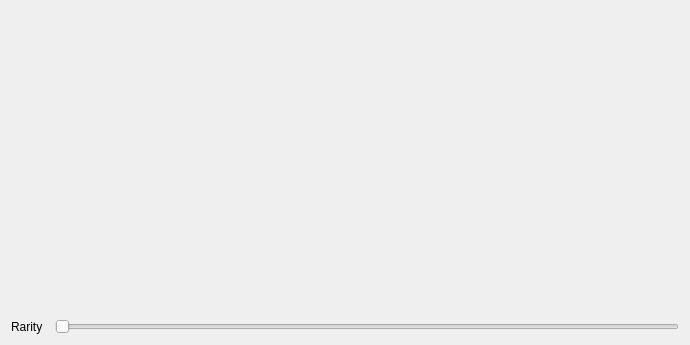
<?xml version="1.0" encoding="UTF-8"?>
<ui version="4.0">
 <class>Mosaic</class>
 <widget class="QWidget" name="Mosaic">
  <property name="geometry">
   <rect>
    <x>0</x>
    <y>0</y>
    <width>690</width>
    <height>345</height>
   </rect>
  </property>
  <layout class="QGridLayout" name="gridLayout">
   <item row="1" column="0" alignment="Qt::AlignLeft">
    <widget class="QLabel" name="label_1">
     <property name="text">
      <string>Rarity</string>
     </property>
    </widget>
   </item>
   <item row="1" column="2">
    <widget class="QTooltipedSlider" name="rarity">
     <property name="focusPolicy">
      <enum>Qt::StrongFocus</enum>
     </property>
     <property name="minimum">
      <number>10</number>
     </property>
     <property name="maximum">
      <number>2000</number>
     </property>
     <property name="value">
      <number>10</number>
     </property>
     <property name="orientation">
      <enum>Qt::Horizontal</enum>
     </property>
    </widget>
   </item>
   <item row="0" column="0" colspan="3">
    <widget class="ColorsPicker" name="colorsPicker" native="true"/>
   </item>
  </layout>
 </widget>
 <customwidgets>
  <customwidget>
   <class>QTooltipedSlider</class>
   <extends>QSlider</extends>
   <header location="global">QTooltipedSlider.h</header>
  </customwidget>
  <customwidget>
   <class>ColorsPicker</class>
   <extends>QWidget</extends>
   <header location="global">ColorsPicker.h</header>
   <container>1</container>
  </customwidget>
 </customwidgets>
 <resources/>
 <connections/>
</ui>
